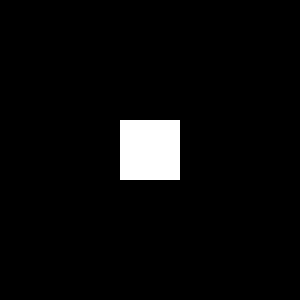
%> input picture templates/rectangles2_x100.pgm, 100 x 100 px (shown 3 times larger)
$ octave Template6RadonAndIradon.m   (GNU Octave 9; MATLAB toolbox functions it lacks are replaced by stand-ins)
%> lines starting %> are read from the running program, lines starting %| are printed output that depends on the picture; in (x1, y1, x2, y2) boxes, pixels count from 0 and x2, y2 are one past the last pixel; in counts of white or black regions, pixels touching at a corner belong together; the program's own positions count from 1
### functions/imageFromGrayscaleFile.m
function [ img ] = imageFromGrayscaleFile ( fileName )
%> called with fileName = 'rectangles2_x100.pgm'
%Reads grayscale file and puts data to [0,1] valued simple grayscale image matrix.

img = imread(fileName);
%> img is the input picture: size 100x100 uint8; 4% white; 1 white region, box (x1, y1, x2, y2) and area: (40, 40, 60, 60) 400
img = img ./ 255;
end

### functions/displayImage.m
function [ax] = displayImage(img, ax, title)
% Displays grayscale image matrix in figure

axes(ax);
[xSize, ySize] = size(img);
set(ax, 'Title', text('String',title,'Color','k'));
set(ax, 'XTick', [1:1:xSize]);
set(ax, 'YTick', [1:1:ySize]);
axis([0.5, xSize+0.5, 0.5, ySize+0.5]);
daspect([1,1,1]);
image('XData',1,'YData',1,'CData',image2RGBArray(img));
end

### functions/image2RGBArray.m
function [ RGBArray ] = image2RGBArray( img )
%Converts m x n matrix of [0:1] values to 3-D array of true colors
%Input and output is in grayscale;

[xSize, ySize] = size(img);
img = img([ySize:-1:1],:); % y-axis mirror, becouse image is displayed top to bottom
RGBArray = zeros(xSize,ySize,3);
RGBArray(:,:,1) = img; % set red channel
RGBArray(:,:,2) = img; % set green channel
RGBArray(:,:,3) = img; % set blue channel
end

### functions/displayImgAndRadon.m
function [] = displayImgAndRadon(img, radImg, angles, tau, figHandle, imgTitle, radImgTitle)

figure(figHandle);

imgAxes = subplot(1, 2 , 1);
displayImage(img, imgAxes, imgTitle);

radImgAxes = subplot(1, 2, 2);
displayRadonImage(radImg, angles, tau, radImgAxes, radImgTitle);
end

### functions/displayRadonImage.m
function [ax] = displayRadonImage ( radImg, angles, tau, ax, title )
% Displays grayscale radon image matrix in figure

axes(ax);
%daspect([1,1,1]);
iptsetpref('ImshowAxesVisible','on');
imshow(radImg,[],'Xdata',angles,'Ydata',tau,'InitialMagnification','fit');
imageAxes = gca;
imageAxes.YGrid = 'on';
imageAxes.XGrid = 'on';
imageAxes.GridColor = [0, 1, 0];
imageAxes.Title.String = title;
xlabel('\theta (degrees)');
ylabel('x''');
colorbar;
iptsetpref('ImshowAxesVisible','off');
end

### templates/Template6RadonAndIradon.m
clear all;
clc;

img = imageFromGrayscaleFile( 'rectangles2_x100.pgm' );

angles = 1:177;
[radImg, tau] = radon(img, angles);
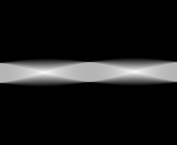
%> radImg: size 145x177 double; min 0, max 28.17, mean 2.8; drawn with min black and max white
%> tau = 145 values from -72 to 72

reconstructedImg = iradon(radImg, angles);
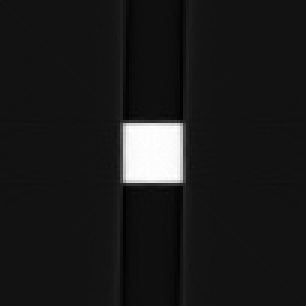
%> reconstructedImg: size 102x102 double (shown 3 times larger); min -0.0783, max 1.01, mean 0.0379; drawn with min black and max white

figure(1);
ax1 = gca;
displayImage(img, ax1, 'Orginal image');
%> in image2RGBArray, `RGBArray(:,:,1) = img;`:
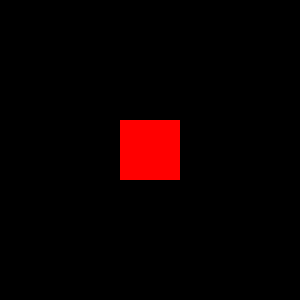
%> RGBArray: size 100x100x3 double (shown 3 times larger); mean R, G, B 0.04, 0, 0
%> in image2RGBArray, `RGBArray(:,:,3) = img;`:
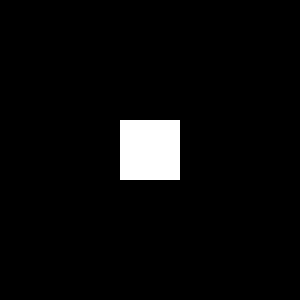
%> RGBArray: size 100x100x3 double (shown 3 times larger); values 0 (black) and 1 (white), 4% white; 1 white region, box (x1, y1, x2, y2) and area: (40, 40, 60, 60) 400

fHandle = figure(2);
displayImgAndRadon(reconstructedImg, radImg, angles, tau, fHandle, 'Reconstruction', 'Radon projection');
%> in image2RGBArray (call 2), `RGBArray(:,:,1) = img;`:
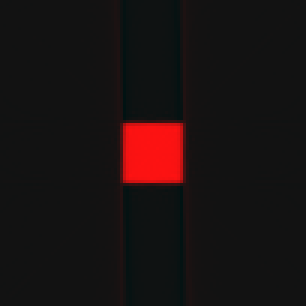
%> RGBArray: size 102x102x3 double (shown 3 times larger); mean R, G, B 0.0379, 0, 0; drawn with min black and max white
%> in image2RGBArray (call 2), `RGBArray(:,:,2) = img;`:
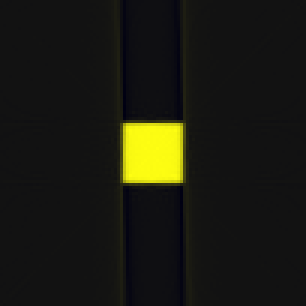
%> RGBArray: size 102x102x3 double (shown 3 times larger); mean R, G, B 0.0379, 0.0379, 0; drawn with min black and max white
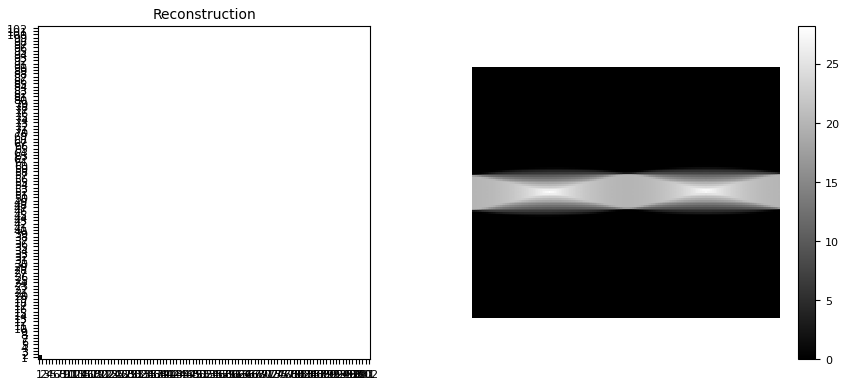
%> figure redrawn from the program's plot data, 2 panels
